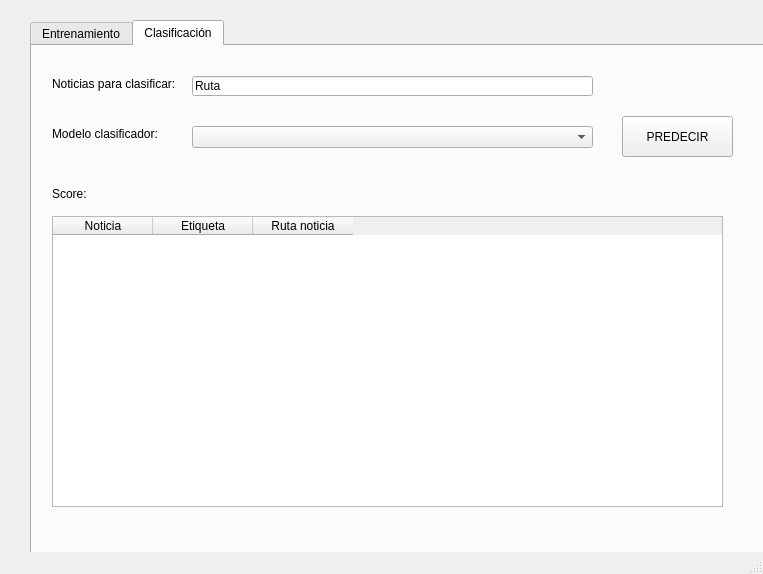
<?xml version="1.0" encoding="UTF-8"?>
<ui version="4.0">
 <class>MainWindow</class>
 <widget class="QMainWindow" name="MainWindow">
  <property name="enabled">
   <bool>true</bool>
  </property>
  <property name="geometry">
   <rect>
    <x>0</x>
    <y>0</y>
    <width>763</width>
    <height>574</height>
   </rect>
  </property>
  <property name="windowTitle">
   <string>MainWindow</string>
  </property>
  <widget class="QWidget" name="centralwidget">
   <widget class="QTabWidget" name="tabWidget">
    <property name="geometry">
     <rect>
      <x>30</x>
      <y>20</y>
      <width>901</width>
      <height>591</height>
     </rect>
    </property>
    <property name="currentIndex">
     <number>1</number>
    </property>
    <widget class="QWidget" name="tab">
     <attribute name="title">
      <string>Entrenamiento</string>
     </attribute>
     <widget class="QLabel" name="label_despoblacion">
      <property name="geometry">
       <rect>
        <x>30</x>
        <y>50</y>
        <width>161</width>
        <height>16</height>
       </rect>
      </property>
      <property name="text">
       <string> Ruta noticias entrenamiento</string>
      </property>
     </widget>
     <widget class="QLabel" name="label_seleccionar_algoritmo">
      <property name="geometry">
       <rect>
        <x>30</x>
        <y>170</y>
        <width>141</width>
        <height>16</height>
       </rect>
      </property>
      <property name="text">
       <string>Seleccionar algoritmo:</string>
      </property>
     </widget>
     <widget class="QLineEdit" name="lineEdit_despoblacion">
      <property name="geometry">
       <rect>
        <x>210</x>
        <y>50</y>
        <width>301</width>
        <height>20</height>
       </rect>
      </property>
      <property name="text">
       <string>Ruta</string>
      </property>
      <property name="readOnly">
       <bool>true</bool>
      </property>
     </widget>
     <widget class="QPushButton" name="pushButton_abrir_despoblacion">
      <property name="geometry">
       <rect>
        <x>560</x>
        <y>50</y>
        <width>75</width>
        <height>23</height>
       </rect>
      </property>
      <property name="text">
       <string>Abrir</string>
      </property>
     </widget>
     <widget class="QComboBox" name="comboBox">
      <property name="geometry">
       <rect>
        <x>210</x>
        <y>170</y>
        <width>301</width>
        <height>22</height>
       </rect>
      </property>
      <property name="editable">
       <bool>false</bool>
      </property>
     </widget>
     <widget class="QPushButton" name="pushButton_ejecutar">
      <property name="geometry">
       <rect>
        <x>550</x>
        <y>160</y>
        <width>111</width>
        <height>41</height>
       </rect>
      </property>
      <property name="text">
       <string>EJECUTAR</string>
      </property>
     </widget>
     <widget class="QTextBrowser" name="textBrowser_resultado">
      <property name="geometry">
       <rect>
        <x>30</x>
        <y>230</y>
        <width>641</width>
        <height>221</height>
       </rect>
      </property>
      <property name="font">
       <font>
        <family>Courier</family>
        <pointsize>12</pointsize>
        <weight>75</weight>
        <bold>true</bold>
       </font>
      </property>
      <property name="html">
       <string>&lt;!DOCTYPE HTML PUBLIC &quot;-//W3C//DTD HTML 4.0//EN&quot; &quot;http://www.w3.org/TR/REC-html40/strict.dtd&quot;&gt;
&lt;html&gt;&lt;head&gt;&lt;meta name=&quot;qrichtext&quot; content=&quot;1&quot; /&gt;&lt;style type=&quot;text/css&quot;&gt;
p, li { white-space: pre-wrap; }
&lt;/style&gt;&lt;/head&gt;&lt;body style=&quot; font-family:'Courier'; font-size:12pt; font-weight:600; font-style:normal;&quot;&gt;
&lt;p style=&quot; margin-top:0px; margin-bottom:0px; margin-left:0px; margin-right:0px; -qt-block-indent:0; text-indent:0px;&quot;&gt;&lt;span style=&quot; font-weight:400;&quot;&gt;Resultado:&lt;/span&gt;&lt;/p&gt;&lt;/body&gt;&lt;/html&gt;</string>
      </property>
     </widget>
    </widget>
    <widget class="QWidget" name="tab_2">
     <attribute name="title">
      <string>Clasificación</string>
     </attribute>
     <widget class="QLabel" name="label_noticias_clasificar">
      <property name="geometry">
       <rect>
        <x>20</x>
        <y>30</y>
        <width>141</width>
        <height>16</height>
       </rect>
      </property>
      <property name="text">
       <string>Noticias para clasificar: </string>
      </property>
     </widget>
     <widget class="QLabel" name="label_modelo_clasificador">
      <property name="geometry">
       <rect>
        <x>20</x>
        <y>80</y>
        <width>111</width>
        <height>16</height>
       </rect>
      </property>
      <property name="text">
       <string>Modelo clasificador:</string>
      </property>
     </widget>
     <widget class="QLineEdit" name="lineEdit_noticias_clasificar">
      <property name="geometry">
       <rect>
        <x>160</x>
        <y>30</y>
        <width>401</width>
        <height>20</height>
       </rect>
      </property>
      <property name="text">
       <string>Ruta</string>
      </property>
      <property name="readOnly">
       <bool>true</bool>
      </property>
     </widget>
     <widget class="QPushButton" name="pushButton_modelo_clasificador">
      <property name="geometry">
       <rect>
        <x>590</x>
        <y>70</y>
        <width>111</width>
        <height>41</height>
       </rect>
      </property>
      <property name="text">
       <string>PREDECIR</string>
      </property>
     </widget>
     <widget class="QTableWidget" name="tableWidget">
      <property name="geometry">
       <rect>
        <x>20</x>
        <y>170</y>
        <width>671</width>
        <height>291</height>
       </rect>
      </property>
      <column>
       <property name="text">
        <string>Noticia</string>
       </property>
      </column>
      <column>
       <property name="text">
        <string>Etiqueta</string>
       </property>
      </column>
      <column>
       <property name="text">
        <string>Ruta noticia</string>
       </property>
      </column>
     </widget>
     <widget class="QComboBox" name="comboBox_modelos">
      <property name="geometry">
       <rect>
        <x>160</x>
        <y>80</y>
        <width>401</width>
        <height>22</height>
       </rect>
      </property>
     </widget>
     <widget class="QLabel" name="label_score">
      <property name="geometry">
       <rect>
        <x>20</x>
        <y>140</y>
        <width>131</width>
        <height>16</height>
       </rect>
      </property>
      <property name="text">
       <string>Score:</string>
      </property>
     </widget>
    </widget>
   </widget>
  </widget>
  <widget class="QMenuBar" name="menubar">
   <property name="geometry">
    <rect>
     <x>0</x>
     <y>0</y>
     <width>763</width>
     <height>21</height>
    </rect>
   </property>
  </widget>
  <widget class="QStatusBar" name="statusbar"/>
 </widget>
 <resources/>
 <connections/>
</ui>
